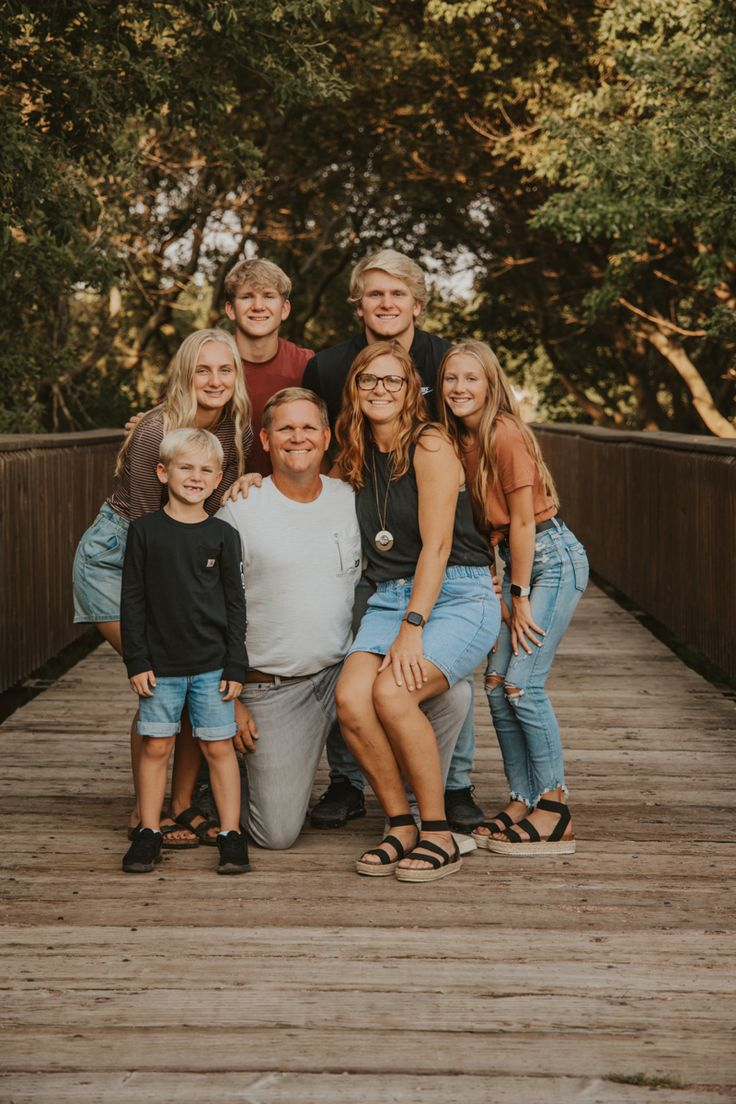
#> input picture face4.jpg, 736 x 1104 px, found by its file name
$ jupyter execute detection.ipynb
#> lines starting #> are read from the running program, lines starting #| are printed output that depends on the picture; after the words box and inside, x2 and y2 are one past the last pixel; in counts of white or black regions, pixels touching at a corner belong together
[cell 1]
import cv2
img=cv2.imread(r'C:\DL_projects\face detection\face4.jpg')
#> img is the input picture: shape (1104, 736, 3); mean B, G, R 65.6, 85.2, 101
img

[cell 2]
import matplotlib.pyplot as plt
plt.imshow(img)

[cell 3]
conv_img=cv2.cvtColor(img,cv2.COLOR_BGR2RGB)
plt.imshow(conv_img)

[cell 4]
face_cascade=cv2.CascadeClassifier(r'C:\DL_projects\face detection\haarcascade_frontalface_default.xml')
face_cascade

[cell 5]
img_gray=cv2.cvtColor(conv_img,cv2.COLOR_RGB2GRAY)
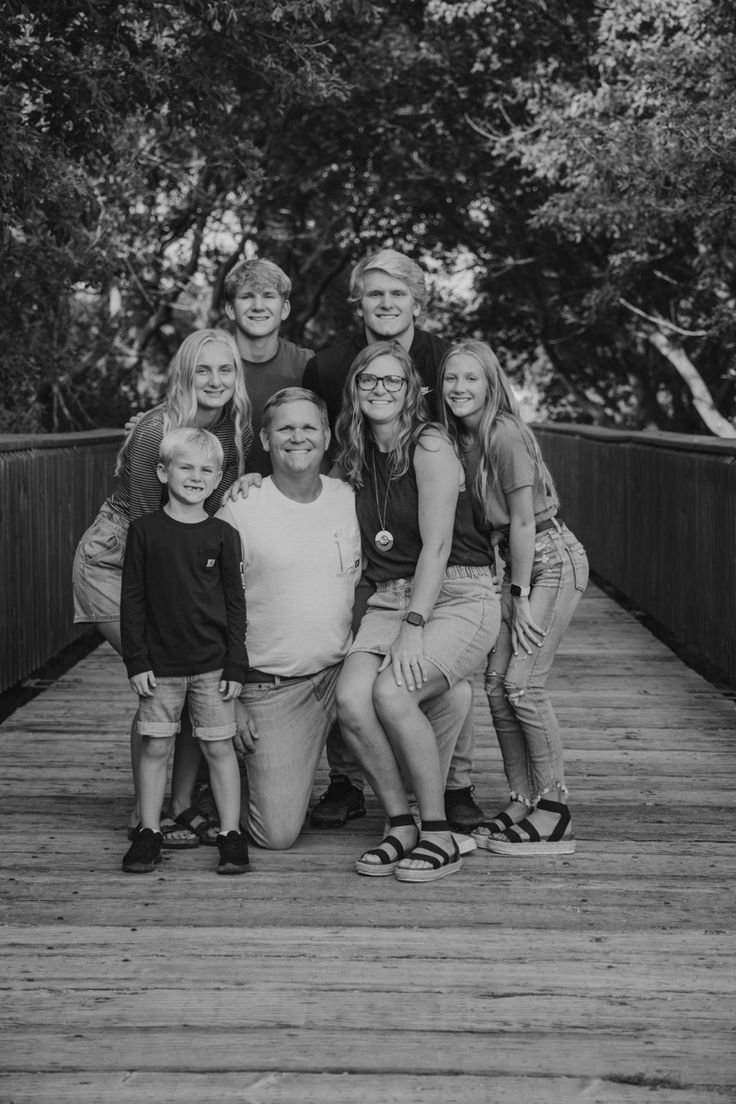
#> img_gray: shape (1104, 736); min 1, max 224, mean 87.7
img_gray

[cell 6]
face=face_cascade.detectMultiScale(img_gray,minNeighbors=15)
#> face = [[433, 355, 58, 58], [265, 400, 68, 68], [228, 272, 60, 60], [168, 446, 57, 57], [351, 354, 65, 65], [353, 262, 69, 69], [184, 346, 63, 63]]
face
#> Out has the same summary as face

[cell 7]
len(face)
#> Out = 7

[cell 8]
for (x,y,w,h) in face:
    cv2.rectangle(conv_img,(x,y),(x+w,y+h),(0,0,255),9)
#> this loop made 7 passes
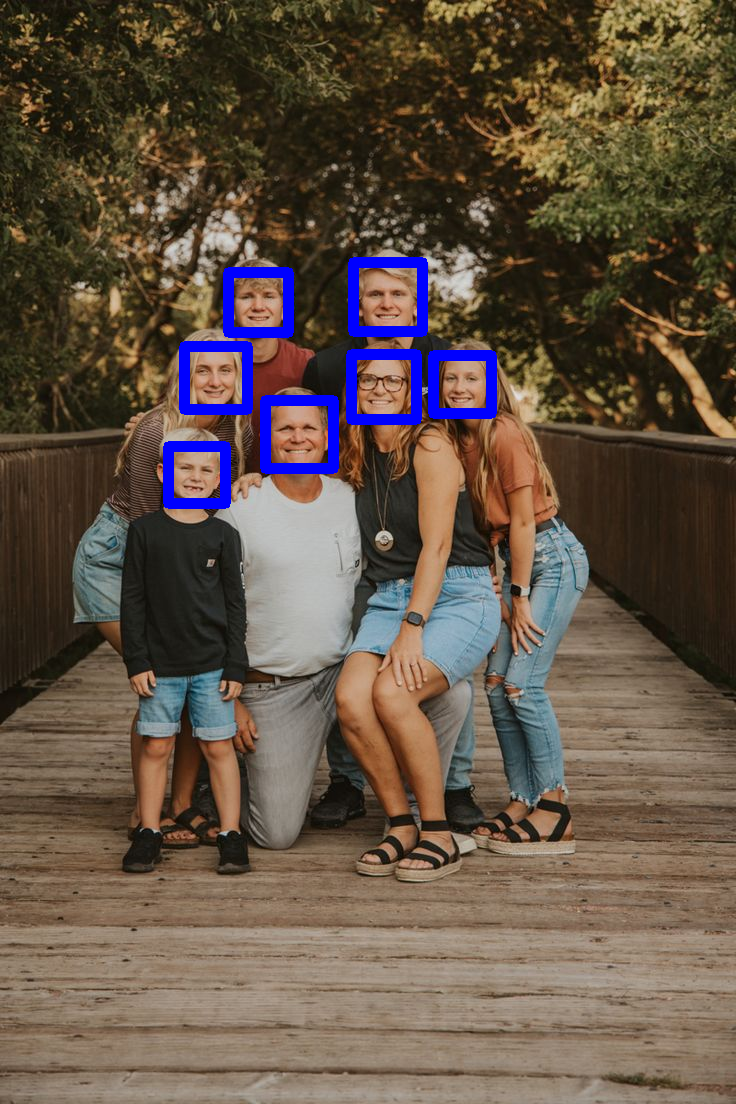
#> conv_img: shape (1104, 736, 3); mean R, G, B 98.3, 83.2, 70.2

[cell 9]
plt.imshow(conv_img)

[cell 10]
video=cv2.VideoCapture(r'C:\DL_projects\face detection\video.mp4')
while True:
    success,frame=video.read()
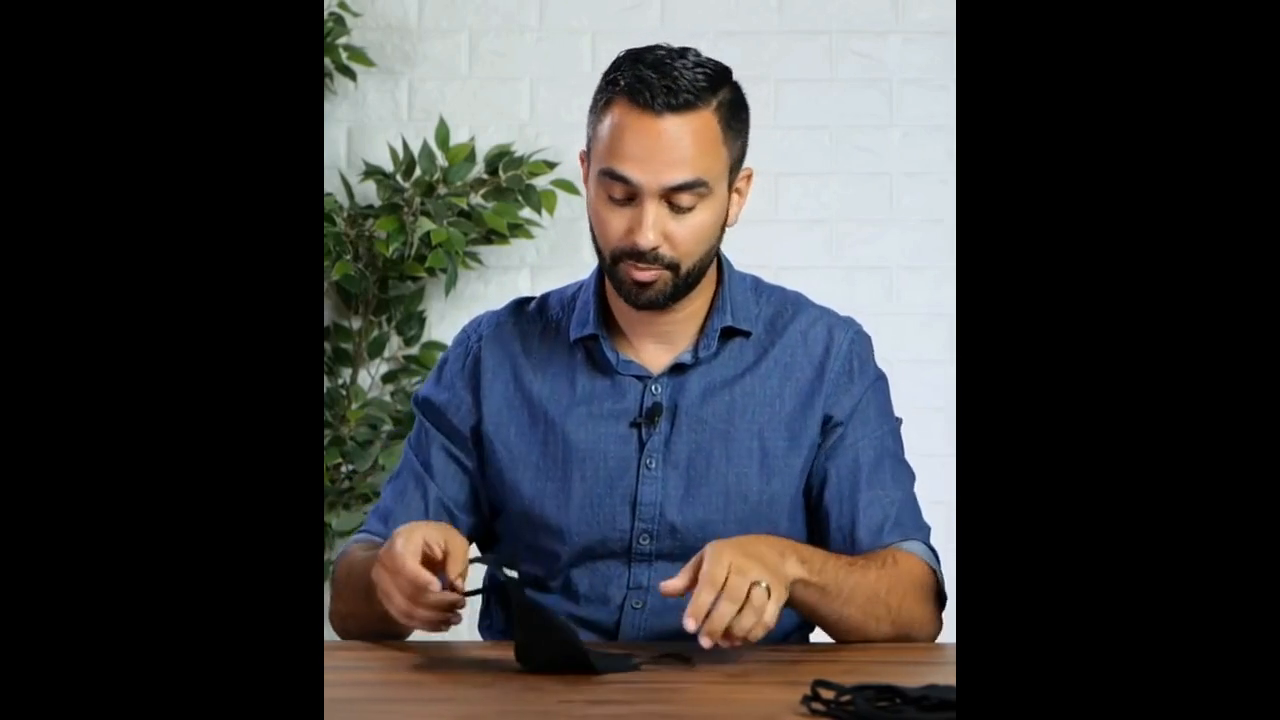
#> input picture frame 45 of video.mp4, 1280 x 720 px
#> frame is the input picture: shape (720, 1280, 3); mean B, G, R 60.6, 59.1, 58.9
    if not success:
        break
    gray=cv2.cvtColor(frame,cv2.COLOR_BGR2GRAY)
    faces=face_cascade.detectMultiScale(gray,minNeighbors=17)
#> faces = [[558, 129, 180, 180]]
    print(faces)
#| [[558 129 180 180]]
    print(success)
#| True
    for (x,y,w,h) in faces:
        cv2.rectangle(frame,(x,y),(x+w,y+h),(0,0,255),9)
#> this loop made 1 pass
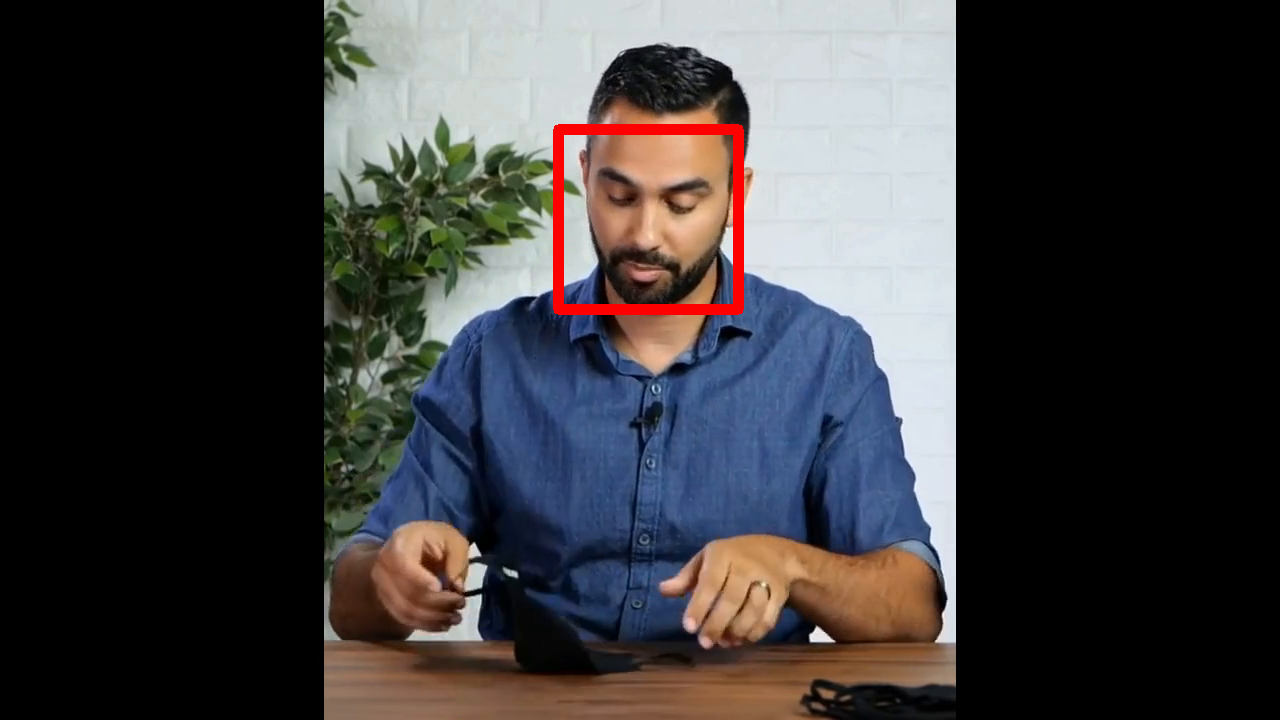
#> frame: shape (720, 1280, 3); 0.86% of pixels changed, all inside (x1, y1, x2, y2) = (553, 124, 744, 315)
    cv2.imshow("video",frame)
    if cv2.waitKey(1) & 0XFF == ord('q'):
#> (key q is pressed here)
        break
video.release()
cv2.destroyAllWindows()

[cell 11]
video = cv2.VideoCapture(0)
while True:
    success,frame=video.read()
    gray = cv2.cvtColor(frame,cv2.COLOR_BGR2GRAY)
    faces=face_cascade.detectMultiScale(gray,minNeighbors=15)
    for (x,y,w,h) in faces:
        cv2.rectangle(frame,(x,y),(x+w,y+h),(0,0,255),5)
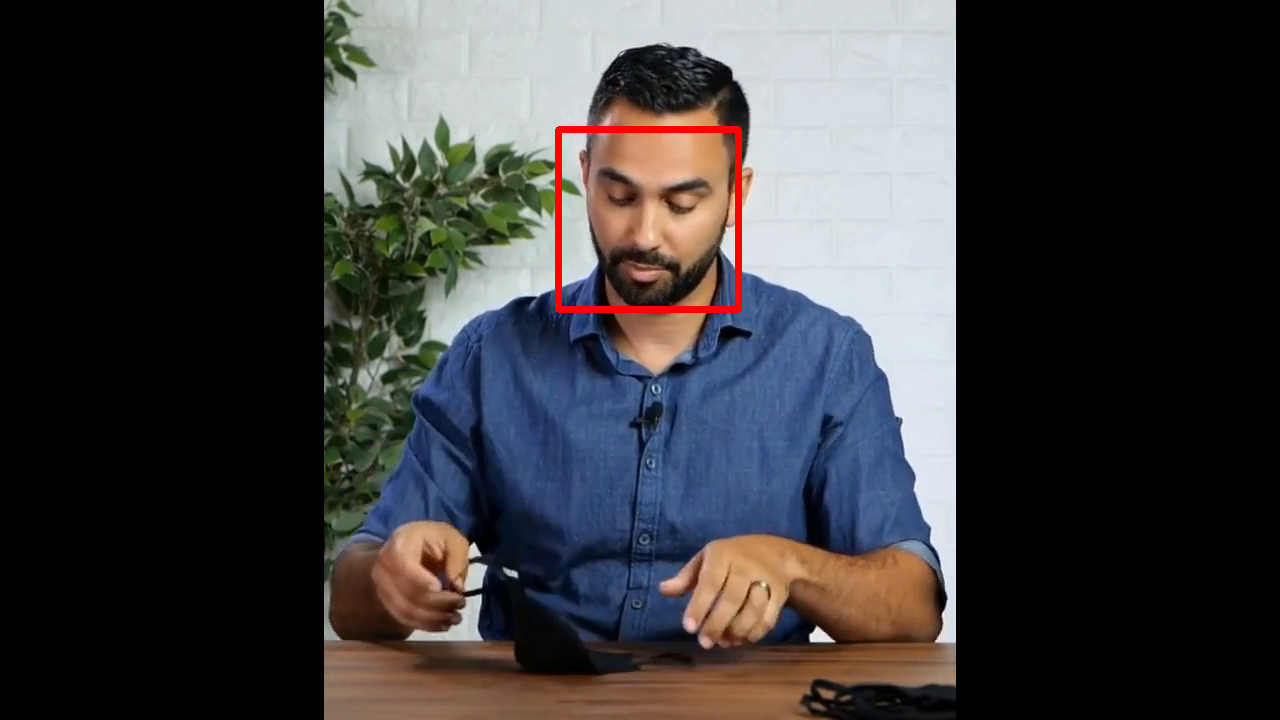
#> frame: shape (720, 1280, 3); 0.54% of pixels changed, all inside (x1, y1, x2, y2) = (555, 126, 742, 313)
    cv2.imshow("WEBCAM",frame)
    if cv2.waitKey(1) & 0XFF == ord('q'):
#> (key q is pressed here)
        break
video.release()
cv2.destroyAllWindows()
